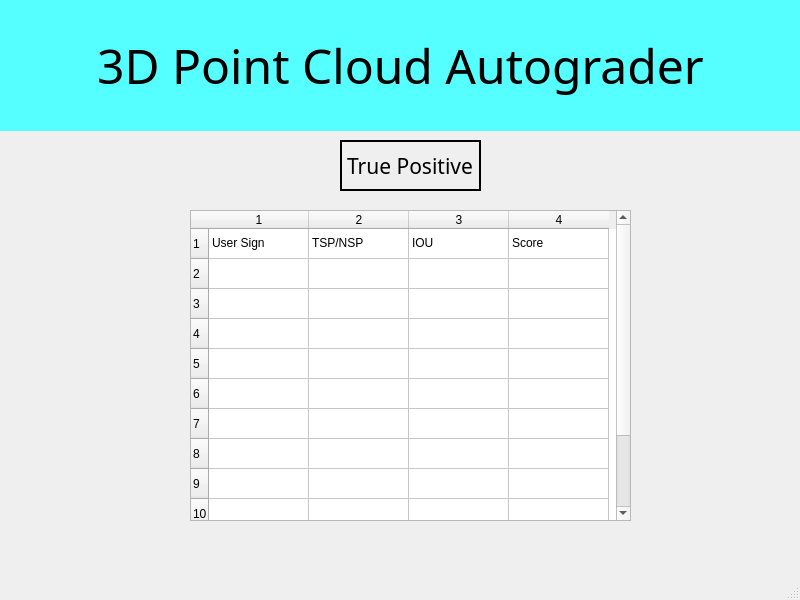
<?xml version="1.0" encoding="UTF-8"?>
<ui version="4.0">
 <class>TruePositiveWindow</class>
 <widget class="QMainWindow" name="TruePositiveWindow">
  <property name="geometry">
   <rect>
    <x>0</x>
    <y>0</y>
    <width>800</width>
    <height>600</height>
   </rect>
  </property>
  <property name="windowTitle">
   <string>MainWindow</string>
  </property>
  <widget class="QWidget" name="centralwidget">
   <widget class="QLabel" name="titleLabel">
    <property name="geometry">
     <rect>
      <x>0</x>
      <y>0</y>
      <width>801</width>
      <height>131</height>
     </rect>
    </property>
    <property name="font">
     <font>
      <family>Century Gothic</family>
      <pointsize>36</pointsize>
     </font>
    </property>
    <property name="styleSheet">
     <string notr="true">background-color: rgb(85, 255, 255)</string>
    </property>
    <property name="text">
     <string>3D Point Cloud Autograder</string>
    </property>
    <property name="alignment">
     <set>Qt::AlignCenter</set>
    </property>
   </widget>
   <widget class="QLabel" name="TruePositiveLabel">
    <property name="geometry">
     <rect>
      <x>340</x>
      <y>140</y>
      <width>141</width>
      <height>51</height>
     </rect>
    </property>
    <property name="font">
     <font>
      <family>Century Gothic</family>
      <pointsize>16</pointsize>
     </font>
    </property>
    <property name="frameShape">
     <enum>QFrame::WinPanel</enum>
    </property>
    <property name="text">
     <string>True Positive</string>
    </property>
   </widget>
   <widget class="QTableWidget" name="truePositiveTable">
    <property name="geometry">
     <rect>
      <x>190</x>
      <y>210</y>
      <width>441</width>
      <height>311</height>
     </rect>
    </property>
    <property name="showGrid">
     <bool>true</bool>
    </property>
    <property name="rowCount">
     <number>12</number>
    </property>
    <property name="columnCount">
     <number>4</number>
    </property>
    <row/>
    <row/>
    <row/>
    <row/>
    <row/>
    <row/>
    <row/>
    <row/>
    <row/>
    <row/>
    <row/>
    <row/>
    <column/>
    <column/>
    <column/>
    <column/>
    <item row="0" column="0">
     <property name="text">
      <string>User Sign</string>
     </property>
    </item>
    <item row="0" column="1">
     <property name="text">
      <string>TSP/NSP</string>
     </property>
    </item>
    <item row="0" column="2">
     <property name="text">
      <string>IOU</string>
     </property>
    </item>
    <item row="0" column="3">
     <property name="text">
      <string>Score</string>
     </property>
    </item>
   </widget>
  </widget>
  <widget class="QMenuBar" name="menubar">
   <property name="geometry">
    <rect>
     <x>0</x>
     <y>0</y>
     <width>800</width>
     <height>21</height>
    </rect>
   </property>
  </widget>
  <widget class="QStatusBar" name="statusbar"/>
 </widget>
 <resources/>
 <connections/>
</ui>
